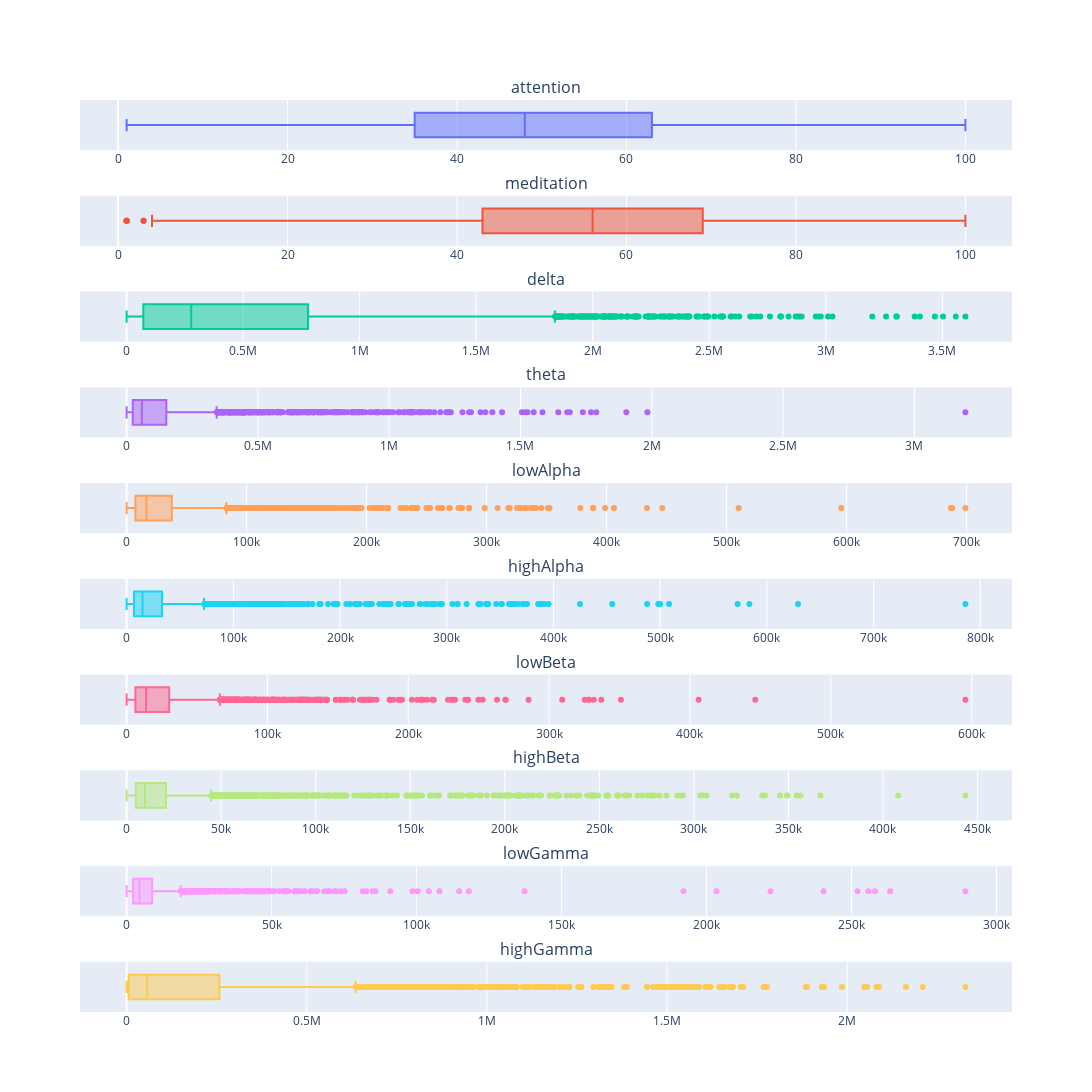

Notebook source saved alongside this figure:
### Markdown cell above
Построим коробчатые диаграммы:

### Code cell
# создаём по таблице график, аналогичный предыдущему
n_row = 10 # количество подграфиков по вертикали
n_col = 1 # количество подграфиков по вертикали

fig = make_subplots(rows=n_row, cols=n_col, subplot_titles=col_list) # создаёт фигуру из нескольких подграфиков
# (последний параметр настраивает название подграфика)

ind = 0 # номер элемента из списка со столбцами датафрейма (col_list)
# проходимся по каждому элементу каждой "строки" графика
for row in range(1, n_row+1): # проходимся по каждому элементу каждой "строки" графика
    for col in range(1, n_col+1):
        fig.append_trace(go.Box(x=data[col_list[ind]], name=''), row, col) # настраиваем каждый подграфик
        fig.update_layout(height=1300, width=1300)  # указываем высоту и ширину графика
        fig.update_layout(showlegend=False)  # скрываем легенду
        ind += 1

fig.show()

### Figure 1 — Plotly figure (JSON) as saved in the notebook; plotly's stock layout.template omitted (floating-point values rounded to 4 significant figures; data arrays with more than 128 entries replaced by an {"elided": "..."} marker saying what was removed)
{"data": [{"name": "", "type": "box", "x": {"elided": "3735 int values"}, "xaxis": "x", "yaxis": "y"}, {"name": "", "type": "box", "x": {"elided": "3735 int values"}, "xaxis": "x2", "yaxis": "y2"}, {"name": "", "type": "box", "x": {"elided": "3735 int values"}, "xaxis": "x3", "yaxis": "y3"}, {"name": "", "type": "box", "x": {"elided": "3735 int values"}, "xaxis": "x4", "yaxis": "y4"}, {"name": "", "type": "box", "x": {"elided": "3735 int values"}, "xaxis": "x5", "yaxis": "y5"}, {"name": "", "type": "box", "x": {"elided": "3735 int values"}, "xaxis": "x6", "yaxis": "y6"}, {"name": "", "type": "box", "x": {"elided": "3735 int values"}, "xaxis": "x7", "yaxis": "y7"}, {"name": "", "type": "box", "x": {"elided": "3735 int values"}, "xaxis": "x8", "yaxis": "y8"}, {"name": "", "type": "box", "x": {"elided": "3735 int values"}, "xaxis": "x9", "yaxis": "y9"}, {"name": "", "type": "box", "x": {"elided": "3735 int values"}, "xaxis": "x10", "yaxis": "y10"}], "layout": {"annotations": [{"font": {"size": 16}, "showarrow": false, "text": "attention", "x": 0.5, "xanchor": "center", "xref": "paper", "y": 1, "yanchor": "bottom", "yref": "paper"}, {"font": {"size": 16}, "showarrow": false, "text": "meditation", "x": 0.5, "xanchor": "center", "xref": "paper", "y": 0.895, "yanchor": "bottom", "yref": "paper"}, {"font": {"size": 16}, "showarrow": false, "text": "delta", "x": 0.5, "xanchor": "center", "xref": "paper", "y": 0.79, "yanchor": "bottom", "yref": "paper"}, {"font": {"size": 16}, "showarrow": false, "text": "theta", "x": 0.5, "xanchor": "center", "xref": "paper", "y": 0.685, "yanchor": "bottom", "yref": "paper"}, {"font": {"size": 16}, "showarrow": false, "text": "lowAlpha", "x": 0.5, "xanchor": "center", "xref": "paper", "y": 0.58, "yanchor": "bottom", "yref": "paper"}, {"font": {"size": 16}, "showarrow": false, "text": "highAlpha", "x": 0.5, "xanchor": "center", "xref": "paper", "y": 0.475, "yanchor": "bottom", "yref": "paper"}, {"font": {"size": 16}, "showarrow": false, "text": "lowBeta", "x": 0.5, "xanchor": "center", "xref": "paper", "y": 0.37, "yanchor": "bottom", "yref": "paper"}, {"font": {"size": 16}, "showarrow": false, "text": "highBeta", "x": 0.5, "xanchor": "center", "xref": "paper", "y": 0.265, "yanchor": "bottom", "yref": "paper"}, {"font": {"size": 16}, "showarrow": false, "text": "lowGamma", "x": 0.5, "xanchor": "center", "xref": "paper", "y": 0.16, "yanchor": "bottom", "yref": "paper"}, {"font": {"size": 16}, "showarrow": false, "text": "highGamma", "x": 0.5, "xanchor": "center", "xref": "paper", "y": 0.055, "yanchor": "bottom", "yref": "paper"}], "height": 1300, "showlegend": false, "width": 1300, "xaxis": {"anchor": "y", "domain": [0, 1]}, "xaxis10": {"anchor": "y10", "domain": [0, 1]}, "xaxis2": {"anchor": "y2", "domain": [0, 1]}, "xaxis3": {"anchor": "y3", "domain": [0, 1]}, "xaxis4": {"anchor": "y4", "domain": [0, 1]}, "xaxis5": {"anchor": "y5", "domain": [0, 1]}, "xaxis6": {"anchor": "y6", "domain": [0, 1]}, "xaxis7": {"anchor": "y7", "domain": [0, 1]}, "xaxis8": {"anchor": "y8", "domain": [0, 1]}, "xaxis9": {"anchor": "y9", "domain": [0, 1]}, "yaxis": {"anchor": "x", "domain": [0.945, 1]}, "yaxis10": {"anchor": "x10", "domain": [0, 0.055]}, "yaxis2": {"anchor": "x2", "domain": [0.84, 0.895]}, "yaxis3": {"anchor": "x3", "domain": [0.735, 0.79]}, "yaxis4": {"anchor": "x4", "domain": [0.63, 0.685]}, "yaxis5": {"anchor": "x5", "domain": [0.525, 0.58]}, "yaxis6": {"anchor": "x6", "domain": [0.42, 0.475]}, "yaxis7": {"anchor": "x7", "domain": [0.315, 0.37]}, "yaxis8": {"anchor": "x8", "domain": [0.21, 0.265]}, "yaxis9": {"anchor": "x9", "domain": [0.105, 0.16]}}}
